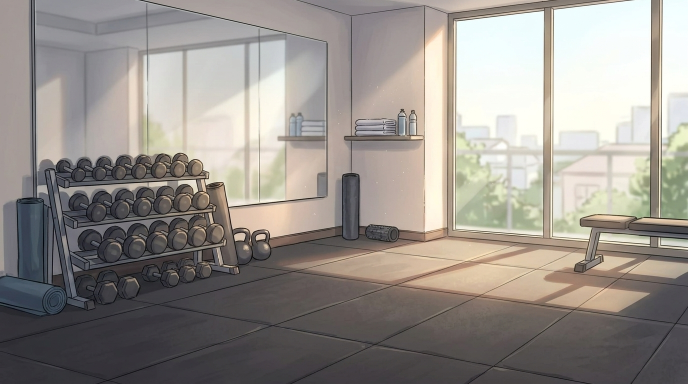
#> input picture .claude/skills/white-mascot-fitness-explainer/example/sleep-muscle/assets_raw/B01.jpg, 1376 x 768 px, given in place of B01.jpg.png, which was not available (shown at 1/2 size)
$ python -i render.py   (imports and definitions only)
#> lines starting #> are read from the running program, lines starting #| are printed output that depends on the picture; after the words box and inside, x2 and y2 are one past the last pixel; in counts of white or black regions, pixels touching at a corner belong together
import sys, math, os, subprocess
import numpy as np
from PIL import Image, ImageDraw, ImageFont, ImageFilter

W, H, FPS = 1920, 1080, 30
HERE = os.path.dirname(os.path.abspath(__file__))
PROJ = os.path.abspath(os.environ.get('PROJ', '.'))
sys.path.insert(0, PROJ)
from episode import SHOTS, END, FLAT, FLAT2
FONT = {k: os.path.join(HERE, 'fonts', v) for k, v in
        dict(big='Kanit-LightItalic.ttf', bold='Kanit-Bold.ttf', box='Kanit-Medium.ttf',
             center='Kanit-SemiBoldItalic.ttf', num='Kanit-Bold.ttf').items()}
_fc = {}
# [4 lines left out: function font, not called in this run]

def ease(p): p = min(1, max(0, p)); return 1 - (1 - p) ** 3
def lerp(a, b, p): return a + (b - a) * p

# ---------- assets ----------
_assets = {}
def asset(name):
    if name in _assets: return _assets[name]
    if name.startswith('B'):
        im = Image.open(os.path.join(PROJ, 'assets_raw', name + '.jpg')).convert('RGB')
        im = im.resize((W, int(W * im.size[1] / im.size[0])), Image.LANCZOS)
        _assets[name] = im; return im
    im = Image.open(os.path.join(PROJ, 'assets_key', name + '.png')).convert('RGBA')
    pad = 40
    big = Image.new('RGBA', (im.size[0] + 2 * pad, im.size[1] + 2 * pad), (0, 0, 0, 0)); big.paste(im, (pad, pad))
#> after `big = Image.new('RGBA', (im.size[0] + 2 * pad, im.size[1] + 2 * pad), `: big: PIL image 1456x848 RGBA; every value is 0
#> after `big.paste(im, (pad, pad))`:
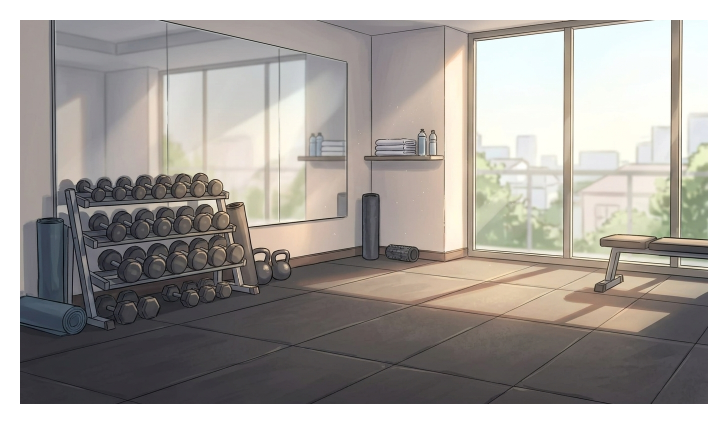
#> big: PIL image 1456x848 RGBA (shown at 1/2 size); mean R, G, B, A 128.4, 123.7, 118.9, 218.3; transparent parts drawn white
    a = big.getchannel('A')
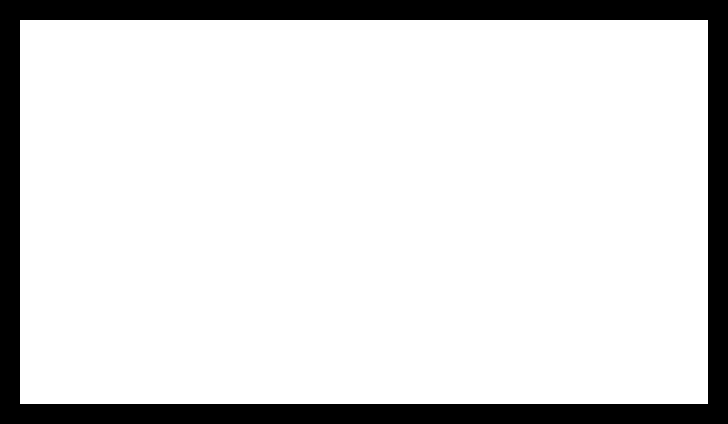
#> a: PIL image 1456x848 L (shown at 1/2 size); 85.6% white; 1 black region, box (x1, y1, x2, y2) and area: (0, 0, 1456, 848) 177920
    if name.startswith('R'):  # sticker white outline for props
        o = a.filter(ImageFilter.MaxFilter(13)).filter(ImageFilter.GaussianBlur(1))
        st = Image.new('RGBA', big.size, (255, 255, 255, 0)); st.putalpha(o)
        st.alpha_composite(big); big = st; a = big.getchannel('A')
    sh = Image.new('RGBA', big.size, (10, 25, 35, 0))
    sh.putalpha(a.filter(ImageFilter.GaussianBlur(14)).point(lambda v: int(v * 0.42)))
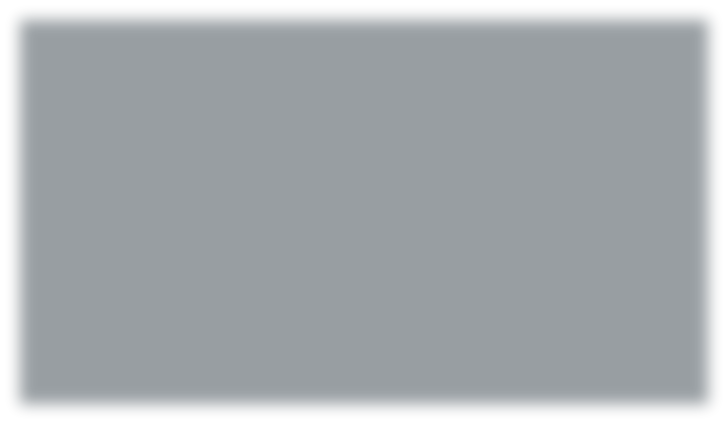
#> sh: PIL image 1456x848 RGBA (shown at 1/2 size); mean R, G, B, A 10, 25, 35, 91.5; transparent parts drawn white
    _assets[name] = (big, sh, pad)
    return _assets[name]

# [21 lines left out: function place, not called in this run]

class Canvas:
    def __init__(self, base): self.im = base.convert('RGBA')
    # [5 lines left out: function alpha_composite_safe, not called in this run]

# ---------- backgrounds ----------
_flat = {}
# [71 lines left out: functions flat_bg, plate, draw_text, red_x, not called in this run]

# ---------- v2: sub-pixel layer engine ----------
def eio(p): p = min(1, max(0, p)); return 0.5 - 0.5 * math.cos(math.pi * p)          # ease in-out sine
def eio3(p): p = min(1, max(0, p)); return 4*p**3 if p < .5 else 1 - (-2*p + 2)**3 / 2

def M_T(x, y): return np.array([[1, 0, x], [0, 1, y], [0, 0, 1]], float)
def M_S(s): return np.array([[s, 0, 0], [0, s, 0], [0, 0, 1]], float)
def M_R(deg):
    a = math.radians(deg); c, s = math.cos(a), math.sin(a)
    return np.array([[c, s, 0], [-s, c, 0], [0, 0, 1]], float)

def warp(im, M, mode=Image.BICUBIC):
    inv = np.linalg.inv(M)
    return im.transform((W, H), Image.AFFINE, tuple(inv[0]) + tuple(inv[1]), mode)

_layer = {}
# [19 lines left out: function layer_img, not called in this run]

def with_alpha(im, a):
    if a >= 0.999: return im
    im = im.copy(); im.putalpha(im.getchannel('A').point(lambda v: int(v * a))); return im

# [77 lines left out: functions cam_z, render_shot, shot_idx, not called in this run]

DIS = 0.35
# [17 lines left out: function render, not called in this run]

OUTDIR = os.environ.get('OUTDIR', os.path.join(PROJ, 'work', 'stills'))
# [13 lines not run here, left out]

>>> result = asset('../example/sleep-muscle/assets_raw/B01.jpg')

$ run again, on .claude/skills/white-mascot-fitness-explainer/example/sleep-muscle/assets_raw/B05.jpg
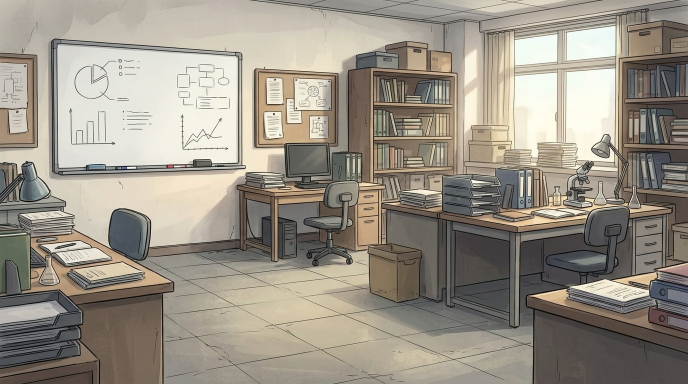
#> input picture .claude/skills/white-mascot-fitness-explainer/example/sleep-muscle/assets_raw/B05.jpg, 1376 x 768 px, given in place of B05.jpg.png, which was not available (shown at 1/2 size)
#> big: PIL image 1456x848 RGBA; every value is 0
#> in asset, `big.paste(im, (pad, pad))`:
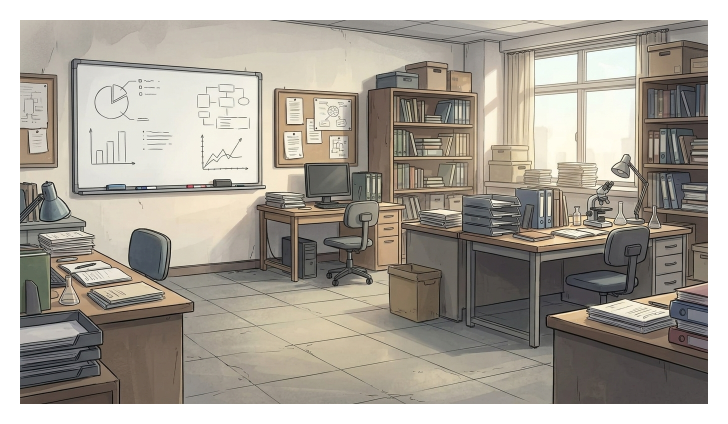
#> big: PIL image 1456x848 RGBA (shown at 1/2 size); mean R, G, B, A 131.5, 125.4, 115.4, 218.3; transparent parts drawn white
#> a: PIL image 1456x848 L; 85.6% white; 1 black region, box (x1, y1, x2, y2) and area: (0, 0, 1456, 848) 177920

$ run again, on .claude/skills/white-mascot-fitness-explainer/example/sleep-muscle/assets_raw/B06.jpg
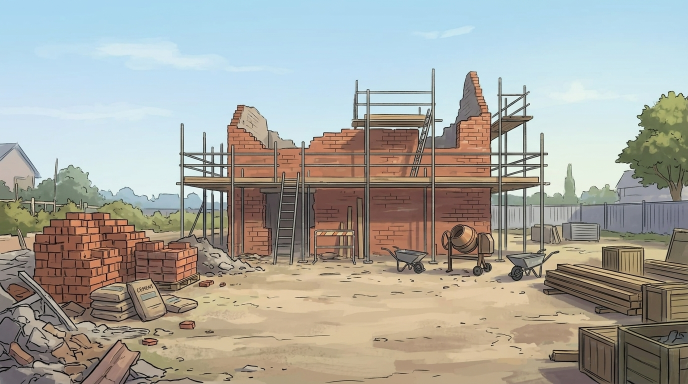
#> input picture .claude/skills/white-mascot-fitness-explainer/example/sleep-muscle/assets_raw/B06.jpg, 1376 x 768 px, given in place of B06.jpg.png, which was not available (shown at 1/2 size)
#> big: PIL image 1456x848 RGBA; every value is 0
#> in asset, `big.paste(im, (pad, pad))`:
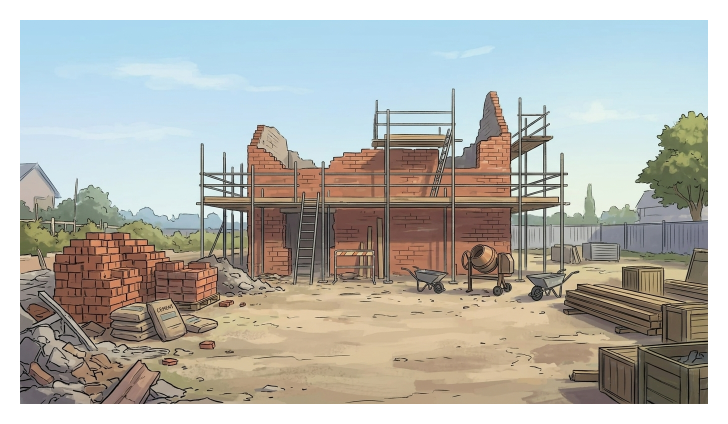
#> big: PIL image 1456x848 RGBA (shown at 1/2 size); mean R, G, B, A 142.3, 142.1, 135.3, 218.3; transparent parts drawn white
#> a: PIL image 1456x848 L; 85.6% white; 1 black region, box (x1, y1, x2, y2) and area: (0, 0, 1456, 848) 177920

$ run again, on .claude/skills/white-mascot-fitness-explainer/example/sleep-muscle/assets_raw/B07.jpg
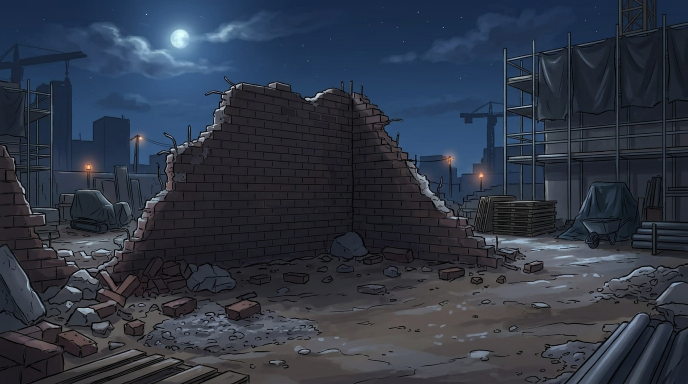
#> input picture .claude/skills/white-mascot-fitness-explainer/example/sleep-muscle/assets_raw/B07.jpg, 1376 x 768 px, given in place of B07.jpg.png, which was not available (shown at 1/2 size)
#> big: PIL image 1456x848 RGBA; every value is 0
#> in asset, `big.paste(im, (pad, pad))`:
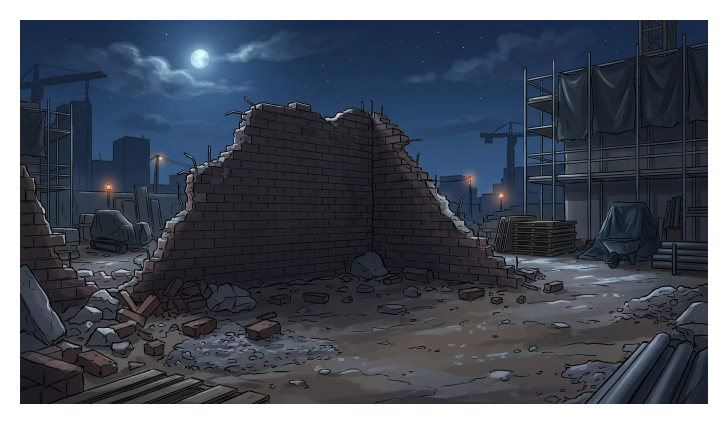
#> big: PIL image 1456x848 RGBA (shown at 1/2 size); mean R, G, B, A 40.5, 47, 59.1, 218.3; transparent parts drawn white
#> a: PIL image 1456x848 L; 85.6% white; 1 black region, box (x1, y1, x2, y2) and area: (0, 0, 1456, 848) 177920
